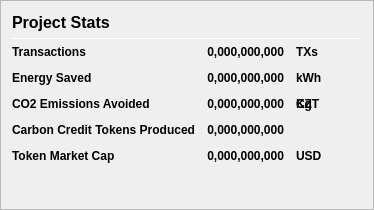
                   <widget class="QFrame" name="frame_CarbonStats">
                    <property name="autoFillBackground">
                     <bool>true</bool>
                    </property>
                    <property name="frameShape">
                     <enum>QFrame::StyledPanel</enum>
                    </property>
                    <property name="frameShadow">
                     <enum>QFrame::Raised</enum>
                    </property>
                    <layout class="QVBoxLayout" name="verticalLayout_7">
                     <item>
                      <layout class="QHBoxLayout" name="horizontalLayout_8" stretch="0,0">
                       <item>
                        <widget class="QLabel" name="label_ProjectStats">
                         <property name="minimumSize">
                          <size>
                           <width>0</width>
                           <height>20</height>
                          </size>
                         </property>
                         <property name="font">
                          <font>
                           <pointsize>12</pointsize>
                           <weight>75</weight>
                           <bold>true</bold>
                          </font>
                         </property>
                         <property name="text">
                          <string>Project Stats</string>
                         </property>
                        </widget>
                       </item>
                       <item>
                        <spacer name="horizontalSpacer_11">
                         <property name="orientation">
                          <enum>Qt::Horizontal</enum>
                         </property>
                         <property name="sizeHint" stdset="0">
                          <size>
                           <width>40</width>
                           <height>20</height>
                          </size>
                         </property>
                        </spacer>
                       </item>
                      </layout>
                     </item>
                     <item>
                      <widget class="Line" name="line_ZerocoinBalance">
                       <property name="minimumSize">
                        <size>
                         <width>0</width>
                         <height>1</height>
                        </size>
                       </property>
                       <property name="maximumSize">
                        <size>
                         <width>16777215</width>
                         <height>1</height>
                        </size>
                       </property>
                       <property name="orientation">
                        <enum>Qt::Horizontal</enum>
                       </property>
                      </widget>
                     </item>
                     <item>
                      <layout class="QGridLayout" name="gridLayout_5" rowstretch="0,0,0,0,0">
                       <property name="spacing">
                        <number>12</number>
                       </property>
                       <item row="5" column="1">
                        <widget class="QLabel" name="labelMarketCap">
                         <property name="font">
                          <font>
                           <weight>75</weight>
                           <bold>true</bold>
                          </font>
                         </property>
                         <property name="text">
                          <string>0,000,000,000</string>
                         </property>
                         <property name="alignment">
                          <set>Qt::AlignRight|Qt::AlignTrailing|Qt::AlignVCenter</set>
                         </property>
                        </widget>
                       </item>
					   <item row="1" column="0">
                        <widget class="QLabel" name="labelTransactionsText">
                         <property name="font">
                          <font>
                           <weight>75</weight>
                           <bold>true</bold>
                          </font>
                         </property>
                         <property name="toolTip">
                          <string>The Number of CZE Transactions to Date</string>
                         </property>
                         <property name="text">
                          <string>Transactions</string>
                         </property>
                        </widget>
                       </item>
					   <item row="1" column="1">
                        <widget class="QLabel" name="labelTransactions">
                         <property name="font">
                          <font>
                           <weight>75</weight>
                           <bold>true</bold>
                          </font>
                         </property>
                         <property name="toolTip">
                          <string>The Number of CZE Transactions to Date</string>
                         </property>
                         <property name="text">
                          <string notr="true">0,000,000,000</string>
                         </property>
                         <property name="alignment">
                          <set>Qt::AlignRight|Qt::AlignTrailing|Qt::AlignVCenter</set>
                         </property>
                        </widget>
                       </item>
					   <item row="1" column="2">
                        <widget class="QLabel" name="labelTransactionsUnitText">
                         <property name="font">
                          <font>
                           <weight>75</weight>
                           <bold>true</bold>
                          </font>
                         </property>
                         <property name="text">
                          <string>TXs</string>
                         </property>
                        </widget>
                       </item>
					   <item row="1" column="3">
                        <spacer name="horizontalSpacer_4">
                         <property name="orientation">
                          <enum>Qt::Horizontal</enum>
                         </property>
                         <property name="sizeHint" stdset="0">
                          <size>
                           <width>40</width>
                           <height>14</height>
                          </size>
                         </property>
                        </spacer>
                       </item>
					   <item row="2" column="1">
                        <widget class="QLabel" name="labelEnergySaved">
                         <property name="font">
                          <font>
                           <weight>75</weight>
                           <bold>true</bold>
                          </font>
                         </property>
                         <property name="toolTip">
                          <string>The amount of energy saved using Carbon Zero vs Bitcoin</string>
                         </property>
                         <property name="text">
                          <string notr="true">0,000,000,000</string>
                         </property>
                         <property name="alignment">
                          <set>Qt::AlignRight|Qt::AlignTrailing|Qt::AlignVCenter</set>
                         </property>
                        </widget>
                       </item>
                       <item row="5" column="0">
                        <widget class="QLabel" name="labelMarketCapText">
                         <property name="font">
                          <font>
                           <weight>75</weight>
                           <bold>true</bold>
                          </font>
                         </property>
                         <property name="text">
                          <string>Token Market Cap</string>
                         </property>
                         <property name="indent">
                          <number>-1</number>
                         </property>
                        </widget>
                       </item>
                       <item row="5" column="3">
                        <spacer name="horizontalSpacer_4">
                         <property name="orientation">
                          <enum>Qt::Horizontal</enum>
                         </property>
                         <property name="sizeHint" stdset="0">
                          <size>
                           <width>40</width>
                           <height>14</height>
                          </size>
                         </property>
                        </spacer>
                       </item>
                       <item row="5" column="2">
                        <widget class="QLabel" name="labelMarketCapUnitText">
                         <property name="font">
                          <font>
                           <weight>75</weight>
                           <bold>true</bold>
                          </font>
                         </property>
                         <property name="text">
                          <string>USD</string>
                         </property>
                        </widget>
                       </item>
                       <item row="3" column="1">
                        <widget class="QLabel" name="labelCO2">
                         <property name="font">
                          <font>
                           <weight>75</weight>
                           <bold>true</bold>
                          </font>
                         </property>
                         <property name="toolTip">
                          <string>The amount of greenhouse gasses avoided by using Carbon Zero vs Bitcoin</string>
                         </property>
                         <property name="text">
                          <string notr="true">0,000,000,000</string>
                         </property>
                         <property name="alignment">
                          <set>Qt::AlignRight|Qt::AlignTrailing|Qt::AlignVCenter</set>
                         </property>
                        </widget>
                       </item>
                       <item row="3" column="0">
                        <widget class="QLabel" name="labelCO2Text">
                         <property name="font">
                          <font>
                           <weight>75</weight>
                           <bold>true</bold>
                          </font>
                         </property>
                         <property name="toolTip">
                          <string>The amount of greenhouse gasses avoided by using Carbon Zero vs Bitcoin</string>
                         </property>
                         <property name="text">
                          <string>CO2 Emissions Avoided</string>
                         </property>
                        </widget>
                       </item>
                       <item row="2" column="2">
                        <widget class="QLabel" name="labelEnergySavedUnitText">
                         <property name="font">
                          <font>
                           <weight>75</weight>
                           <bold>true</bold>
                          </font>
                         </property>
                         <property name="text">
                          <string>kWh</string>
                         </property>
                        </widget>
                       </item>
                       <item row="4" column="0">
                        <widget class="QLabel" name="labelCarbonCreditText">
                         <property name="font">
                          <font>
                           <weight>75</weight>
                           <bold>true</bold>
                          </font>
                         </property>
                         <property name="toolTip">
                          <string>Carbon Credit ERC-20 Tokens produced by the Carbon Zero Project to date.</string>
                         </property>
                         <property name="text">
                          <string>Carbon Credit Tokens Produced</string>
                         </property>
                        </widget>
                       </item>
                       <item row="3" column="2">
                        <widget class="QLabel" name="labelCarbonCreditUnitText">
                         <property name="font">
                          <font>
                           <weight>75</weight>
                           <bold>true</bold>
                          </font>
                         </property>
                         <property name="text">
                          <string>CZT</string>
                         </property>
                        </widget>
                       </item>
                       <item row="3" column="2">
                        <widget class="QLabel" name="labelCO2UnitText">
                         <property name="font">
                          <font>
                           <weight>75</weight>
                           <bold>true</bold>
                          </font>
                         </property>
                         <property name="text">
                          <string>Kg</string>
                         </property>
                        </widget>
                       </item>
                       <item row="4" column="1">
                        <widget class="QLabel" name="labelCarbonCredit">
                         <property name="font">
                          <font>
                           <weight>75</weight>
                           <bold>true</bold>
                          </font>
                         </property>
                         <property name="toolTip">
                          <string>Carbon Credit ERC-20 Tokens produced by the Carbon Zero Project to date.</string>
                         </property>
                         <property name="text">
                          <string notr="true">0,000,000,000</string>
                         </property>
                         <property name="alignment">
                          <set>Qt::AlignRight|Qt::AlignTrailing|Qt::AlignVCenter</set>
                         </property>
                        </widget>
                       </item>
                       <item row="2" column="0">
                        <widget class="QLabel" name="labelEnergySavedText">
                         <property name="font">
                          <font>
                           <weight>75</weight>
                           <bold>true</bold>
                          </font>
                         </property>
                         <property name="toolTip">
                          <string>The amount of energy saved using Carbon Zero vs Bitcoin</string>
                         </property>
                         <property name="text">
                          <string>Energy Saved</string>
                         </property>
                        </widget>
                       </item>
                      </layout>
                     </item>
                     <item>
                      <spacer name="verticalSpacer_4">
                       <property name="orientation">
                        <enum>Qt::Vertical</enum>
                       </property>
                       <property name="sizeHint" stdset="0">
                        <size>
                         <width>20</width>
                         <height>35</height>
                        </size>
                       </property>
                      </spacer>
                     </item>
                    </layout>
                   </widget>
